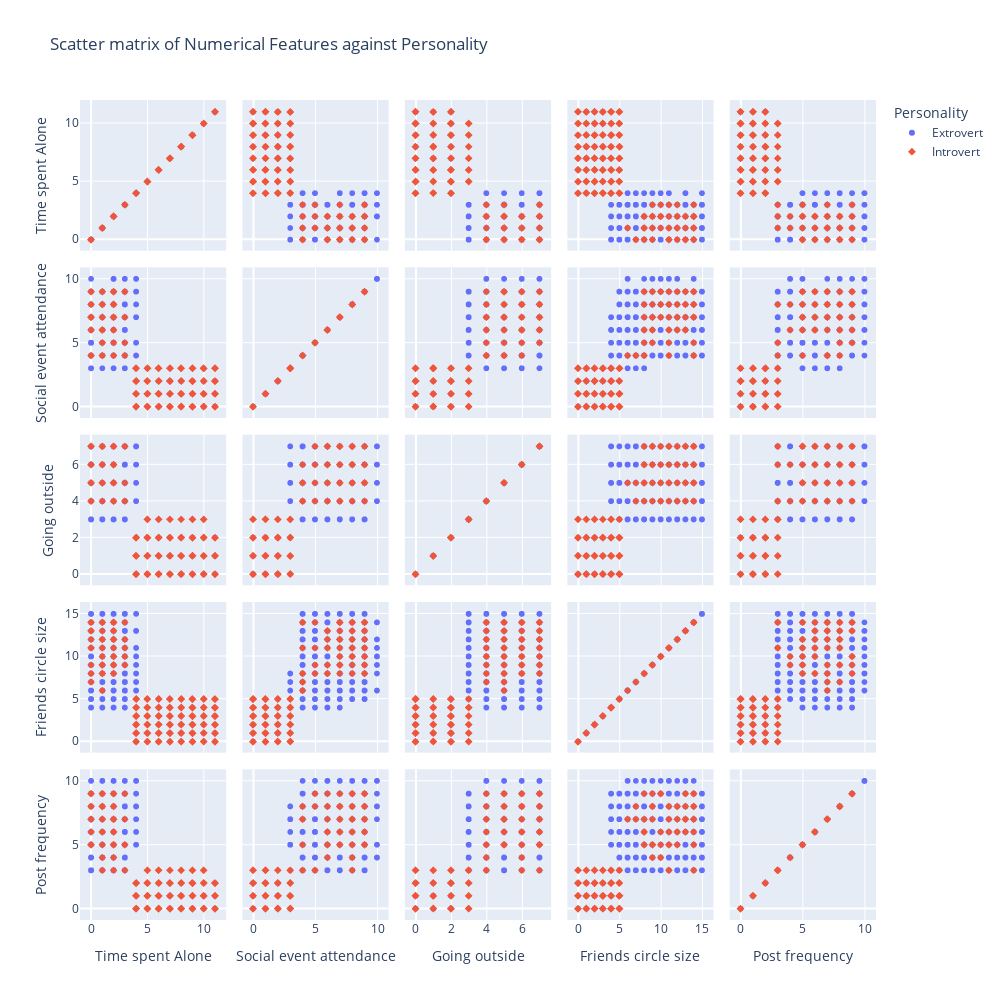

Here is the notebook cell this chart was saved with:
### Markdown cell above
<img src="plots/heatmap.png" />

### Code cell
import plotly.express as px

numericals = [
    "Time_spent_Alone",
    "Social_event_attendance",
    "Going_outside",
    "Friends_circle_size",
    "Post_frequency",
]

fig = px.scatter_matrix(
    ea_df,
    dimensions=numericals,
    color="Personality",
    symbol="Personality",
    title="Scatter matrix of Numerical Features against Personality",
    labels={col:col.replace('_', ' ') for col in ea_df.columns},
    width=1000,
    height=1000,
)
fig.update_traces(diagonal_visible=True)
fig.show()

### Figure 1 — Plotly figure (JSON) as saved in the notebook; plotly's stock layout.template omitted (floating-point values rounded to 4 significant figures; data arrays with more than 128 entries replaced by an {"elided": "..."} marker saying what was removed)
{"data": [{"diagonal": {"visible": true}, "dimensions": [{"axis": {"matches": true}, "label": "Time spent Alone", "values": {"elided": "1491 float values"}}, {"axis": {"matches": true}, "label": "Social event attendance", "values": {"elided": "1491 float values"}}, {"axis": {"matches": true}, "label": "Going outside", "values": {"elided": "1491 float values"}}, {"axis": {"matches": true}, "label": "Friends circle size", "values": {"elided": "1491 float values"}}, {"axis": {"matches": true}, "label": "Post frequency", "values": {"elided": "1491 float values"}}], "hovertemplate": "Personality=Extrovert<br>%{xaxis.title.text}=%{x}<br>%{yaxis.title.text}=%{y}<extra></extra>", "legendgroup": "Extrovert", "marker": {"color": "#636efa", "symbol": "circle"}, "name": "Extrovert", "showlegend": true, "type": "splom"}, {"diagonal": {"visible": true}, "dimensions": [{"axis": {"matches": true}, "label": "Time spent Alone", "values": {"elided": "1409 float values"}}, {"axis": {"matches": true}, "label": "Social event attendance", "values": {"elided": "1409 float values"}}, {"axis": {"matches": true}, "label": "Going outside", "values": {"elided": "1409 float values"}}, {"axis": {"matches": true}, "label": "Friends circle size", "values": {"elided": "1409 float values"}}, {"axis": {"matches": true}, "label": "Post frequency", "values": {"elided": "1409 float values"}}], "hovertemplate": "Personality=Introvert<br>%{xaxis.title.text}=%{x}<br>%{yaxis.title.text}=%{y}<extra></extra>", "legendgroup": "Introvert", "marker": {"color": "#EF553B", "symbol": "diamond"}, "name": "Introvert", "showlegend": true, "type": "splom"}], "layout": {"dragmode": "select", "height": 1000, "legend": {"title": {"text": "Personality"}, "tracegroupgap": 0}, "title": {"text": "Scatter matrix of Numerical Features against Personality"}, "width": 1000}}
